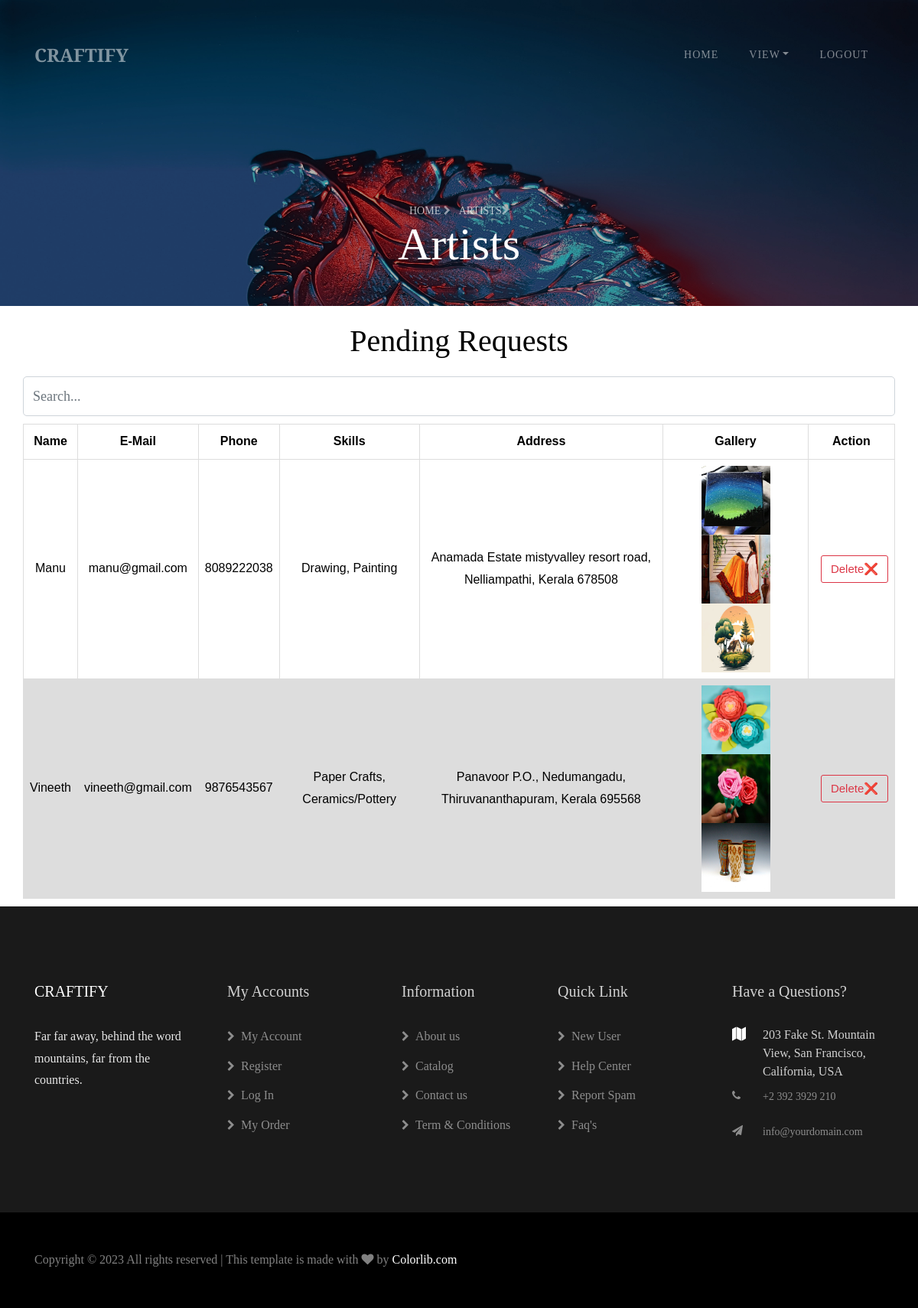
Screenshot of /adminViewArtist/ with the database file from the repository.
### CraftifyApp/models.py (models this page shows, shortened)
class Artist(models.Model):
    name = models.CharField(max_length=100)
    email = models.EmailField(max_length=100)
    phone = models.IntegerField()
    skills = models.CharField(max_length=200)
    image1 = models.ImageField(upload_to="image")
    image2 = models.ImageField(upload_to="image")
    image3 = models.ImageField(upload_to="image")
    address = models.CharField(max_length=300)
    status = models.CharField(max_length=100, default="Not Paid")
    loginid = models.ForeignKey(Login, on_delete=models.CASCADE, default=1)

### CraftifyApp/views.py (the view)
# urls.py: path("adminViewArtist/", views.adminViewArtist),
def adminViewArtist(request):
    data = Artist.objects.filter(status="Paid")
    return render(request, "ADMIN/adminViewArtist.html", {"data": data})

### templates/ADMIN/adminViewArtist.html (shortened to what this page needs)
{% extends 'ADMIN/adminBase.html' %}
{% block header %}
<section class="hero-wrap hero-wrap-2" style="background-image: url('../static/images/bg_2.jpg');"
    data-stellar-background-ratio="0.5">
    <div class="overlay"></div>
    <div class="container">
        <div class="row no-gutters slider-text align-items-end justify-content-center">
            <div class="col-md-9 ftco-animate mb-5 text-center">
                <p class="breadcrumbs mb-0"><span class="mr-2"><a href="/adminHome">Home <i
                                class="fa fa-chevron-right"></i></a></span> <span>Artists<i
                            class="fa fa-chevron-right"></i></span></p>
                <h2 class="mb-0 bread">Artists</h2>
            </div>
        </div>
    </div>
</section>
<center>
    <h1 class="m-3 bread">Pending Requests</h1>
    <input type="text" class="form-control" id="searchInput" style="width: 95%;" placeholder="Search...">
    <table id="table">
        <thead>
            <tr>
                <th>Name</th>
                <th>E-Mail</th>
                <th>Phone</th>
                <th>Skills</th>
                <th>Address</th>
                <th>Gallery</th>
                <th>Action</th>
            </tr>
        </thead>
        <tbody id="tableBody">
            {% for i in data %}
            <tr id="row{{ forloop.counter }}">
                <td>{{i.name}}</td>
                <td>{{i.email}}</td>
                <td>{{i.phone}}</td>
                <td>{{i.skills}}</td>
                <td>{{i.address}}</td>
                <td><img src="/static/media/{{i.image1}}" id="img" alt="">
                    <img src="/static/media/{{i.image2}}" id="img" alt=""> <img src="/static/media/{{i.image3}}"
                        id="img" alt="">
                </td>
                <td style="text-align: center;">
                    {% if i.loginid.is_active == 0 %}
                    <div style="display: flex;flex-wrap: wrap;">
                        <a href="/manageRequest?id={{i.loginid_id}}&status=Approved"
                            class="btn btn-outline-success">APPROVE✔</a>
                        <a href="/manageRequest?id={{i.loginid_id}}&status=Rejected"
                            class="btn btn-outline-danger ml-2">Reject ❌</a>
                    </div>
                    {% else %}
                    <a href="/manageRequest?id={{i.loginid_id}}&status=Delete"
                        class="btn btn-outline-danger ml-2">Delete❌</a>
                    {% endif %}
                </td>
            </tr>
            {% endfor %}
        </tbody>
    </table>
</center>
{% endblock %}

### templates/ADMIN/adminViewArtist.html (style rules this page uses)
table { font-family: arial, sans-serif; border-collapse: collapse; width: 95%; margin: 10px; }
td, th { border: 1px solid #dddddd; text-align: center; padding: 8px; color: black; }
tr:nth-child(even) { background-color: #dddddd; }
#img { width: 90px; height: 90px; transition: transform .2s; }

### rows the page displays
Artist: name "Manu", email "manu@gmail.com", phone "8089222038", skills "Drawing, Painting", address "Anamada Estate mistyvalley resort road, Nelliampathi, Kerala 678508", image1 (picture), image2 (picture), image3 (picture)
Artist: name "Vineeth", email "vineeth@gmail.com", phone "9876543567", skills "Paper Crafts, Ceramics/Pottery", address "Panavoor P.O., Nedumangadu, Thiruvananthapuram, Kerala 695568", image1 (picture), image2 (picture), image3 (picture)
